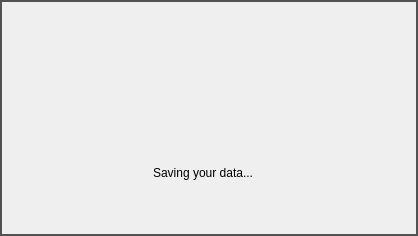
<?xml version="1.0" encoding="UTF-8"?>
<ui version="4.0">
 <class>SavingWindow</class>
 <widget class="QWidget" name="SavingWindow">
  <property name="geometry">
   <rect>
    <x>0</x>
    <y>0</y>
    <width>418</width>
    <height>236</height>
   </rect>
  </property>
  <property name="windowTitle">
   <string>Saving - MaximumTrainer</string>
  </property>
  <property name="styleSheet">
   <string notr="true">QLabel#label_logo {
	image: url(:/image/icon/logo);
}

QFrame#frame {
	border: 2px solid #525252;
}</string>
  </property>
  <layout class="QVBoxLayout" name="verticalLayout_2">
   <property name="leftMargin">
    <number>0</number>
   </property>
   <property name="topMargin">
    <number>0</number>
   </property>
   <property name="rightMargin">
    <number>0</number>
   </property>
   <property name="bottomMargin">
    <number>0</number>
   </property>
   <item>
    <widget class="QFrame" name="frame">
     <property name="frameShape">
      <enum>QFrame::StyledPanel</enum>
     </property>
     <property name="frameShadow">
      <enum>QFrame::Raised</enum>
     </property>
     <layout class="QVBoxLayout" name="verticalLayout">
      <property name="leftMargin">
       <number>9</number>
      </property>
      <property name="topMargin">
       <number>9</number>
      </property>
      <property name="rightMargin">
       <number>9</number>
      </property>
      <property name="bottomMargin">
       <number>9</number>
      </property>
      <item>
       <widget class="QLabel" name="label_logo">
        <property name="text">
         <string/>
        </property>
        <property name="alignment">
         <set>Qt::AlignCenter</set>
        </property>
       </widget>
      </item>
      <item>
       <layout class="QHBoxLayout" name="horizontalLayout">
        <item>
         <spacer name="horizontalSpacer_2">
          <property name="orientation">
           <enum>Qt::Horizontal</enum>
          </property>
          <property name="sizeHint" stdset="0">
           <size>
            <width>40</width>
            <height>20</height>
           </size>
          </property>
         </spacer>
        </item>
        <item>
         <widget class="QLabel" name="label_msg">
          <property name="text">
           <string>Saving your data...</string>
          </property>
          <property name="alignment">
           <set>Qt::AlignCenter</set>
          </property>
         </widget>
        </item>
        <item>
         <widget class="QLabel" name="label_spinner">
          <property name="text">
           <string/>
          </property>
         </widget>
        </item>
        <item>
         <spacer name="horizontalSpacer">
          <property name="orientation">
           <enum>Qt::Horizontal</enum>
          </property>
          <property name="sizeHint" stdset="0">
           <size>
            <width>40</width>
            <height>20</height>
           </size>
          </property>
         </spacer>
        </item>
       </layout>
      </item>
     </layout>
    </widget>
   </item>
  </layout>
 </widget>
 <resources/>
 <connections/>
</ui>
